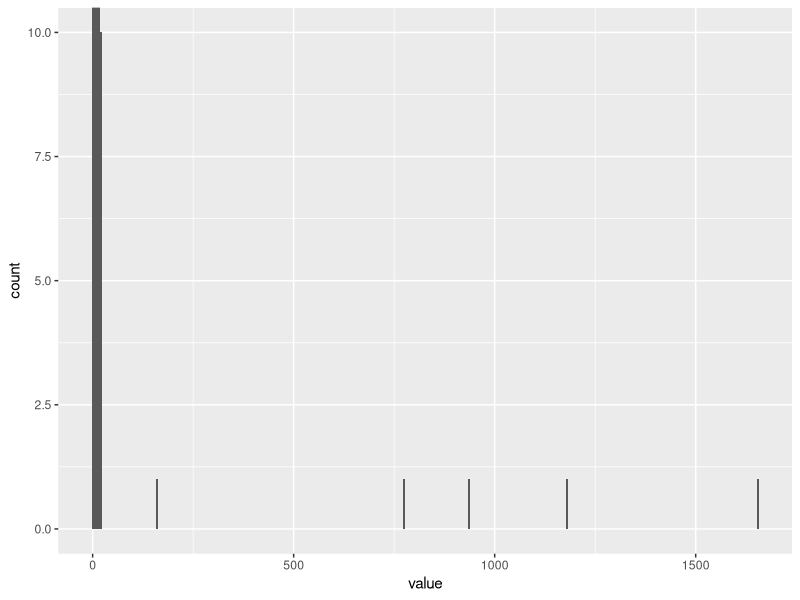

This figure's R source:
## ---- chunk 1
library(tidyverse)
library(stringr)
library(forcats)
library(readxl)
library(knitr)
library(kableExtra) # striping
knitr::opts_chunk$set(echo = TRUE, comment = "")
## ---- chunk 2
dat <- read_excel("../data/ih-trial_results_20171020.xlsx", sheet = 1)
## ---- chunk 3
dat <- dat %>% 
  fill(sex, age, treatment)
## ---- chunk 4
dat <- dat %>% 
  mutate(subject = str_c("A", str_pad(subject, 3, "left", "0")))
## ---- chunk 5
dat %>%
  group_by(sex) %>%
  tally() %>% 
  kable(format = "html")
## ---- chunk 6
dat <- dat %>%
  mutate(sex = case_when(sex == "female nneutered" ~ "fn",
                         sex == "male entire" ~ "me",
                         sex == "MN" ~ "mn",
                         TRUE ~ sex))
## ---- chunk 7
dat <- dat %>% 
  separate(sex, c("sex", "neuter_status"), 1)
## ---- chunk 8
dat <- dat %>% 
  mutate(sex = fct_recode(sex, male = "m", female = "f"),
         neuter_status = fct_recode(neuter_status, neutered = "n", entire = "e"))

## ---- chunk 9
dat <- dat %>%
  mutate(age = case_when(
                    str_detect(age, "month") ~ parse_number(age) / 12,
                    TRUE ~ parse_number(age)))
## ---- chunk 10
dat <- dat %>%
  gather("week", "value", `week 1`:`week 4`) %>% 
  mutate(week = parse_number(week))
## ---- chunk 11
ggplot(dat, aes(x = value)) +
  geom_histogram(binwidth = 5) +
  coord_cartesian(ylim = c(0, 10))
## ---- chunk 12
dat %>% 
  filter(value > 50) %>% 
  select(subject, week, rep, value) %>% 
  kable(format = "html")
## ---- chunk 13

dat <- dat %>%
  mutate(value = case_when(subject == "A006" &
                             week == 1 &
                             rep == 2 ~         1.62,
                           
                           subject == "A012" &
                             week == 2 &
                             rep == 2 ~         7.76,
                           
                           subject == "A012" &
                             week == 3 &
                             rep == 1 ~         11.78,
                           
                           subject == "A003" &
                             week == 4 &
                             rep == 2 ~         9.35,
                           
                           subject == "A004" &
                             week == 4 &
                             rep == 1 ~         16.54,
                           
                           TRUE ~               value))
  
## ---- chunk 14
write_csv(dat, "../data/ih-trial_results_20171020_tidy.csv")
